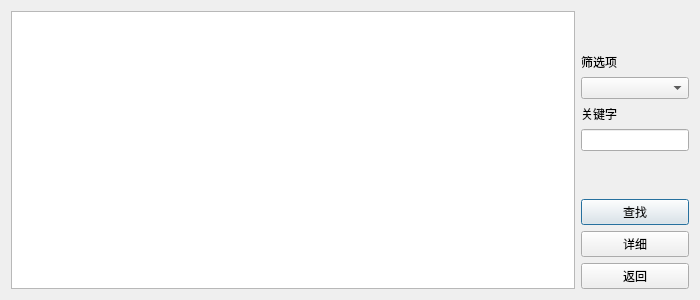
<?xml version="1.0" encoding="UTF-8"?>
<ui version="4.0">
 <class>DAdmin_FBook</class>
 <widget class="QDialog" name="DAdmin_FBook">
  <property name="geometry">
   <rect>
    <x>0</x>
    <y>0</y>
    <width>700</width>
    <height>300</height>
   </rect>
  </property>
  <property name="windowTitle">
   <string>查书</string>
  </property>
  <layout class="QGridLayout" name="gridLayout">
   <item row="0" column="0">
    <layout class="QHBoxLayout" name="horizontalLayout">
     <item>
      <layout class="QVBoxLayout" name="verticalLayout_2">
       <item>
        <widget class="QTableWidget" name="table_Book"/>
       </item>
      </layout>
     </item>
     <item>
      <layout class="QVBoxLayout" name="verticalLayout">
       <item>
        <spacer name="verticalSpacer_2">
         <property name="orientation">
          <enum>Qt::Vertical</enum>
         </property>
         <property name="sizeHint" stdset="0">
          <size>
           <width>20</width>
           <height>40</height>
          </size>
         </property>
        </spacer>
       </item>
       <item>
        <widget class="QLabel" name="label">
         <property name="text">
          <string>筛选项</string>
         </property>
        </widget>
       </item>
       <item>
        <widget class="QComboBox" name="comboBox_Type">
         <property name="sizePolicy">
          <sizepolicy hsizetype="Minimum" vsizetype="Fixed">
           <horstretch>0</horstretch>
           <verstretch>0</verstretch>
          </sizepolicy>
         </property>
        </widget>
       </item>
       <item>
        <widget class="QLabel" name="label_2">
         <property name="text">
          <string>关键字</string>
         </property>
        </widget>
       </item>
       <item>
        <widget class="QLineEdit" name="lineEdit_KeyWord">
         <property name="sizePolicy">
          <sizepolicy hsizetype="Minimum" vsizetype="Fixed">
           <horstretch>7</horstretch>
           <verstretch>0</verstretch>
          </sizepolicy>
         </property>
        </widget>
       </item>
       <item>
        <spacer name="verticalSpacer">
         <property name="orientation">
          <enum>Qt::Vertical</enum>
         </property>
         <property name="sizeHint" stdset="0">
          <size>
           <width>20</width>
           <height>40</height>
          </size>
         </property>
        </spacer>
       </item>
       <item>
        <widget class="QPushButton" name="pushButton_Find">
         <property name="text">
          <string>查找</string>
         </property>
        </widget>
       </item>
       <item>
        <widget class="QPushButton" name="pushButton">
         <property name="text">
          <string>详细</string>
         </property>
        </widget>
       </item>
       <item>
        <widget class="QPushButton" name="pushButton_Back">
         <property name="text">
          <string>返回</string>
         </property>
        </widget>
       </item>
      </layout>
     </item>
    </layout>
   </item>
  </layout>
 </widget>
 <resources/>
 <connections/>
</ui>
